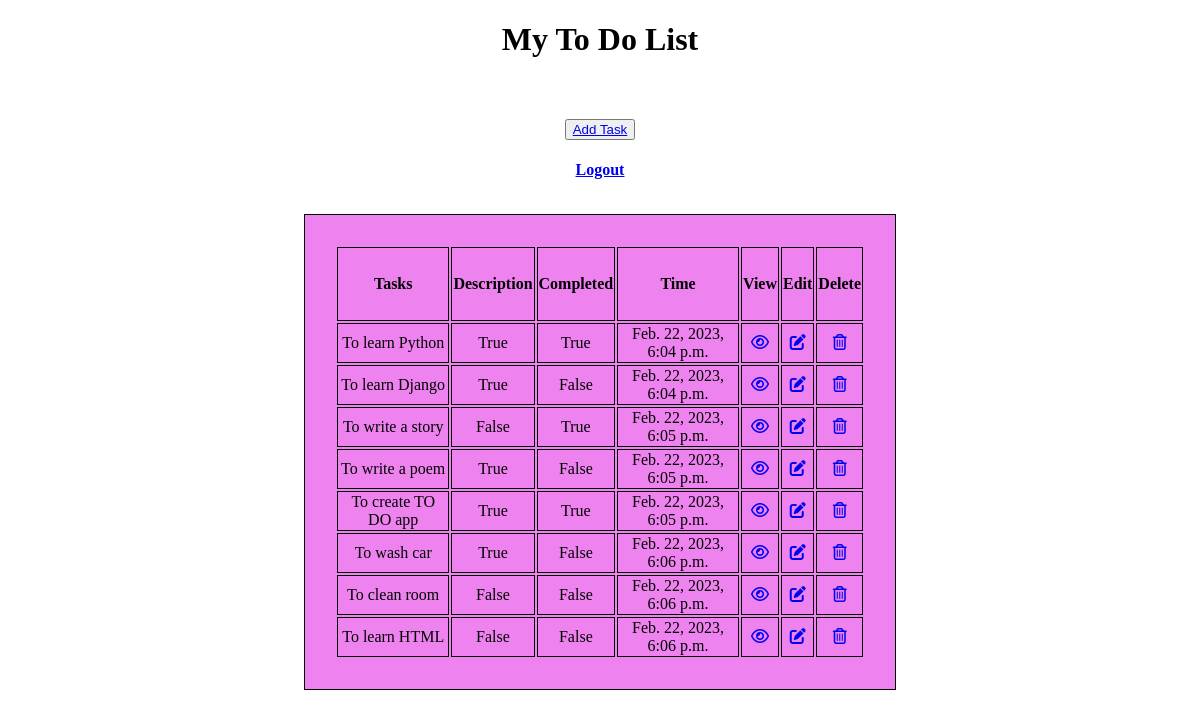
/task-list/, run on an earlier commit of the app's database.
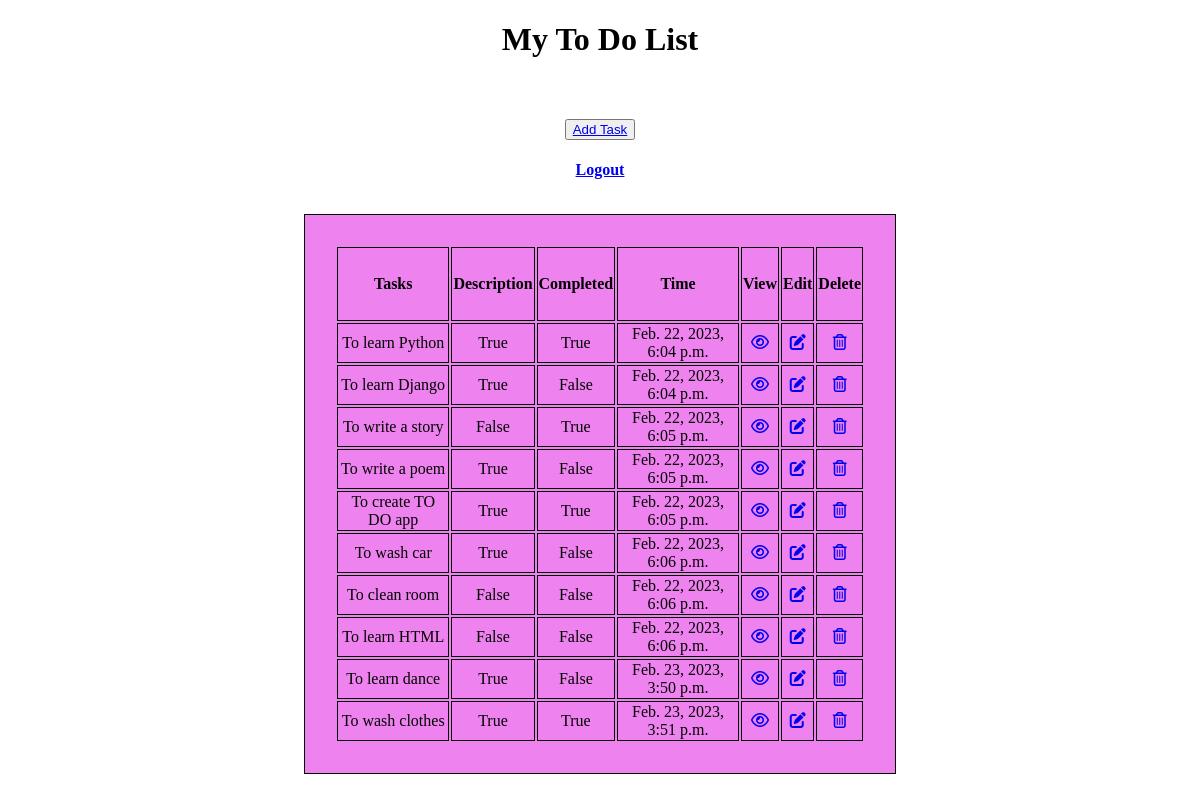
And on a later commit of the database.
### todo/models.py (models this page shows, shortened)
class Tasks(models.Model):
    title=models.CharField(max_length=200)
    Description=models.TextField(max_length=250,default=True)
    completed=models.BooleanField(default=False)
    created=models.DateTimeField(auto_now_add=True)

### todo/views.py (the view)
# urls.py: path('task-list/' ,TaskList.as_view(),name='task1'),
class TaskList(ListView):
    model= Tasks
    context_object_name = 'task1'
    template_name = 'tasklist.html'

### templates/tasklist.html (shortened to what this page needs)
{% load static %}
<!DOCTYPE html>
<html lang="en">
<head>
    <link rel="stylesheet" href="{%static 'css/tasklist.css' %}">
    <link rel="stylesheet" href="https://cdnjs.cloudflare.com/ajax/libs/font-awesome/4.7.0/css/font-awesome.min.css">
</head>
<body style="background: url('https://wallpapercave.com/wp/wp7952670.jpg')no-repeat;">
     <h1>My To Do List</h1>
<table>
    <tr>
        <th>Tasks</th><th>Description</th><th>Completed</th><th>Time</th><th>View</th><th>Edit</th><th>Delete</th>
    </tr>
    {% for tasks in task1 %}
    <tr>
        <td>{{tasks.title}}</td>
        <td>{{tasks.Description}}</td>
        <td>{{tasks.completed}}</td>
        <td>{{tasks.created}}</td>
        <td><a href="{%url 'task-detail' tasks.id %}"><i class="fa fa-eye"></i></a></td>
        <td><a href="{% url 'task-update' tasks.id %}"><i class='fas fa-edit'></i></a></td>&nbsp
        <td><a href="{%url 'task-delete' tasks.id %}"><i class="fa fa-trash-o"></i></a></td>
    </tr>
    {% endfor %}
    <h3 align="center"><button><a href="{% url 'task-create' %}">Add Task</a></button></h3>
       <h4 align="center"><a href="{% url 'home' %}">Logout</a></h4>
</table>
</body>
</html>

### static/css/tasklist.css (style rules this page uses)
body { background-color:rgb(240, 240, 240); }
h1 { color:black; text-align: center; }
table { width: 50%; height:50%; background-color:rgb(238, 130, 238); padding:30px; margin:auto; text-align: center; margin-top:3%; color:rgb(2,2,2); font-family:'Times New Roman',Times,serif; }
th { height: 70px; }
td { text-align: center; }
table, th, td { border: 1px solid; }
button { align:center; }

What changed in the data, as far as the page shows it:
added Tasks: title "To learn dance", Description "True", completed "False", created "Feb. 23, 2023, 3:50 p.m."
added Tasks: title "To wash clothes", Description "True", completed "True", created "Feb. 23, 2023, 3:51 p.m."
